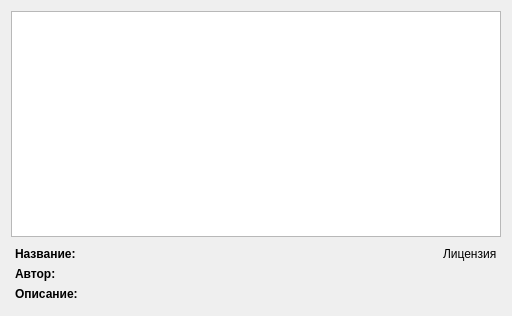
<?xml version="1.0" encoding="UTF-8"?>
<ui version="4.0">
 <class>ThemeManager</class>
 <widget class="QWidget" name="ThemeManager">
  <property name="geometry">
   <rect>
    <x>0</x>
    <y>0</y>
    <width>512</width>
    <height>316</height>
   </rect>
  </property>
  <layout class="QVBoxLayout" name="verticalLayout">
   <item>
    <widget class="QListWidget" name="listWidget">
     <property name="iconSize">
      <size>
       <width>32</width>
       <height>32</height>
      </size>
     </property>
    </widget>
   </item>
   <item>
    <widget class="QWidget" name="widget" native="true">
     <property name="sizePolicy">
      <sizepolicy hsizetype="Preferred" vsizetype="Maximum">
       <horstretch>0</horstretch>
       <verstretch>0</verstretch>
      </sizepolicy>
     </property>
     <layout class="QFormLayout" name="formLayout">
      <property name="fieldGrowthPolicy">
       <enum>QFormLayout::AllNonFixedFieldsGrow</enum>
      </property>
      <property name="leftMargin">
       <number>4</number>
      </property>
      <property name="topMargin">
       <number>4</number>
      </property>
      <property name="rightMargin">
       <number>4</number>
      </property>
      <property name="bottomMargin">
       <number>4</number>
      </property>
      <item row="0" column="0">
       <widget class="QLabel" name="label">
        <property name="text">
         <string>&lt;b&gt;Название:&lt;/b&gt;</string>
        </property>
        <property name="alignment">
         <set>Qt::AlignLeading|Qt::AlignLeft|Qt::AlignTop</set>
        </property>
       </widget>
      </item>
      <item row="1" column="0">
       <widget class="QLabel" name="label_2">
        <property name="text">
         <string>&lt;b&gt;Автор:&lt;/b&gt;</string>
        </property>
        <property name="alignment">
         <set>Qt::AlignLeading|Qt::AlignLeft|Qt::AlignTop</set>
        </property>
       </widget>
      </item>
      <item row="1" column="1">
       <widget class="QLabel" name="author">
        <property name="text">
         <string/>
        </property>
        <property name="wordWrap">
         <bool>true</bool>
        </property>
        <property name="textInteractionFlags">
         <set>Qt::LinksAccessibleByMouse|Qt::TextSelectableByMouse</set>
        </property>
       </widget>
      </item>
      <item row="2" column="0">
       <widget class="QLabel" name="label_3">
        <property name="text">
         <string>&lt;b&gt;Описание:&lt;/b&gt;</string>
        </property>
        <property name="alignment">
         <set>Qt::AlignLeading|Qt::AlignLeft|Qt::AlignTop</set>
        </property>
       </widget>
      </item>
      <item row="2" column="1">
       <widget class="QLabel" name="description">
        <property name="text">
         <string/>
        </property>
        <property name="wordWrap">
         <bool>true</bool>
        </property>
        <property name="textInteractionFlags">
         <set>Qt::LinksAccessibleByMouse|Qt::TextSelectableByMouse</set>
        </property>
       </widget>
      </item>
      <item row="0" column="1">
       <layout class="QHBoxLayout" name="horizontalLayout">
        <item>
         <widget class="QLabel" name="name">
          <property name="text">
           <string/>
          </property>
          <property name="textInteractionFlags">
           <set>Qt::LinksAccessibleByMouse|Qt::TextSelectableByMouse</set>
          </property>
         </widget>
        </item>
        <item>
         <widget class="ClickableLabel" name="license">
          <property name="sizePolicy">
           <sizepolicy hsizetype="Fixed" vsizetype="Preferred">
            <horstretch>0</horstretch>
            <verstretch>0</verstretch>
           </sizepolicy>
          </property>
          <property name="cursor">
           <cursorShape>PointingHandCursor</cursorShape>
          </property>
          <property name="text">
           <string>Лицензия</string>
          </property>
          <property name="html-link-look" stdset="0">
           <bool>true</bool>
          </property>
         </widget>
        </item>
       </layout>
      </item>
     </layout>
    </widget>
   </item>
  </layout>
 </widget>
 <customwidgets>
  <customwidget>
   <class>ClickableLabel</class>
   <extends>QLabel</extends>
   <header>clickablelabel.h</header>
  </customwidget>
 </customwidgets>
 <resources/>
 <connections/>
</ui>
